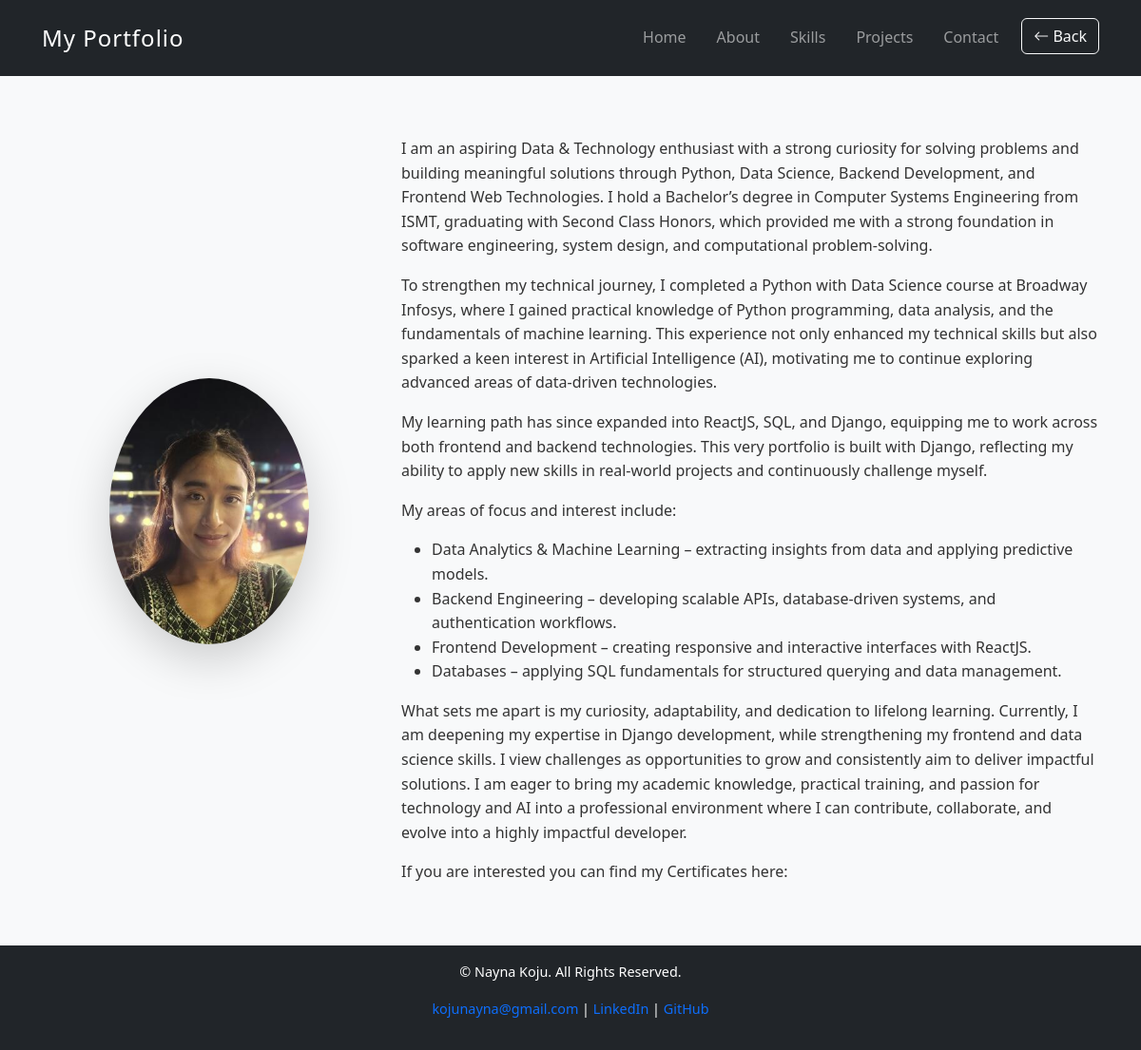
The page /about/ on the database its author committed.
### myportfolio/models.py (models this page shows, shortened)
class Bio(models.Model):
    name = models.CharField(max_length=100)
    title = models.CharField(max_length=200)
    profile_pic=models.ImageField(upload_to="profile_pics/", blank=True, null=True)

class About(models.Model):
    content = models.TextField()

### myportfolio/views.py (the view)
# urls.py: path('about/', views.about, name='about'),
def about(request):
    bio= Bio.objects.first()
    about_text = About.objects.first()
    context = {
        "bio": bio,
        "about_text": about_text,
    }
    return render(request, "about.html", context)

### myportfolio/templates/about.html (shortened to what this page needs)
{% extends 'base.html' %}
{% load markdown_deux_tags %}
{% block content %}
<div class="container py-5 animate-fade-in">
  <div class="row align-items-center">
    <div class="col-md-4 text-center">
      {% if bio and bio.profile_pic %}
        <img src="{{ bio.profile_pic.url }}"
             alt="{{ bio.name }}"
             class="rounded-circle shadow-lg img-fluid"
             style="max-width: 280px; height: 280px; object-fit: cover;">
      {% else %}
        <img src="https://via.placeholder.com/250"
             alt="Default Profile"
             class="rounded-circle shadow-lg img-fluid"
             style="max-width: 220px; height: 220px; object-fit: cover;">
      {% endif %}
    </div>
    <div class="col-md-8">
      <p class="lead">{{ about_text.content|markdown:"default"}}</p>
    </div>
  </div>
</div>
{% endblock %}

### myportfolio/static/css/style.css (style rules this page uses)
body { font-family: 'Segoe UI', Tahoma, Geneva, Verdana, sans-serif; line-height: 1.6; color: #333; background-color: #f8f9fa; margin: 0; padding: 0; display: flex; flex-direction: column; min-height: 100vh; }
.animate-fade-in { animation: fadeIn 1.2s ease-in-out; }

### rows shown on the page
Bio: profile_pic (picture)
About: content "I am an aspiring Data & Technology enthusiast with a strong curiosity for solving problems and building meaningful solutions through Python, Data Science, Backend Development, and Frontend Web Technologies. I hold a Bachelor’s degree in Computer Systems Engineering from ISMT, graduating with Second Class Honors, which provided me with a strong foundation in software engineering, system design, and computational problem-solving. To strengthen my technical journey, I completed a Python with Data Science course at Broadway Infosys, where I gained practical knowledge of Python programming, data analysis, and the fundamentals of machine learning. This experience not only enhanced my technical…"
